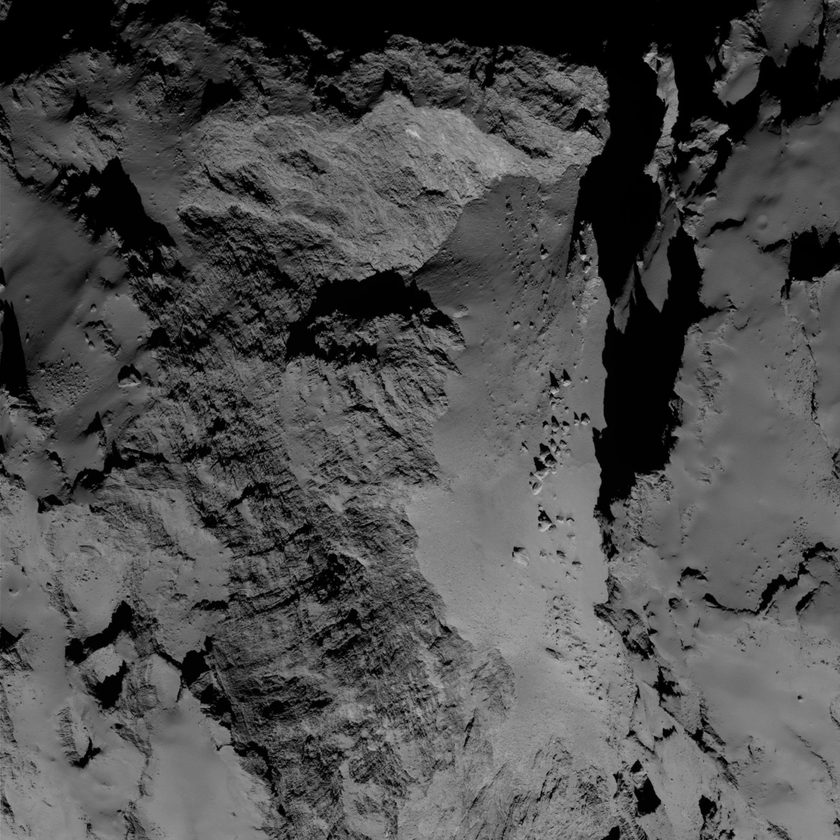
#> input picture day1/mars.png, 840 x 840 px, shrunk from 2048 x 2048 before the run
$ python day1.py
#> lines starting #> are read from the running program, lines starting #| are printed output that depends on the picture
from PIL import Image
import numpy
import os

def problem1():
    img_src = Image.open("mars.png")
#> img_src is the input picture: PIL image 840x840 L; min 0, max 197, mean 76.5
    img_src.save("result/mars1.png")

def problem2():
    img_src = Image.new('RGB', (128, 128), (255, 255, 255))
#> img_src: PIL image 128x128 RGB; every value is 255
    img_mat = numpy.array(img_src)
    for i in range(img_mat.shape[0]):
        img_mat[i,i] = [0, 0, 0]
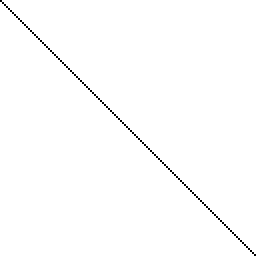
#> img_mat: shape (128, 128, 3) (shown 2 times larger); 99.2% white; black in thin lines or dots
    img = Image.fromarray(img_mat)
    img.save("result/p1.png")

def problem3():
    img_src = Image.open("mars.png")
    img_src = img_src.point(lambda i: 255*((float(i)/255)**(1/2.2)))
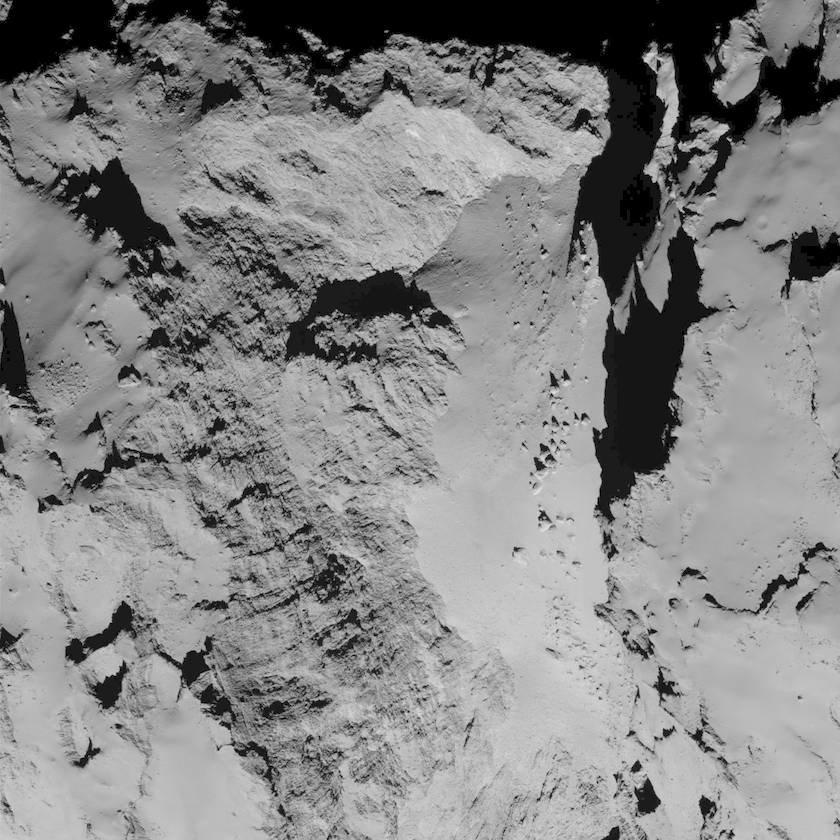
#> img_src: PIL image 840x840 L; min 0, max 227, mean 133.3
    img_src.save("result/q3.png")

def test():
    img1 = Image.open('mars.png')
    img2 = Image.open('result/q3.png')
    img1_mat = numpy.array(img1)
    img2_mat = numpy.array(img2)


def day1_run():
    problem1()
    problem2()
    problem3()

if __name__ == '__main__':
    try:
        os.mkdir('result')
    except FileExistsError:
        print('Dir exist!')
    day1_run()
